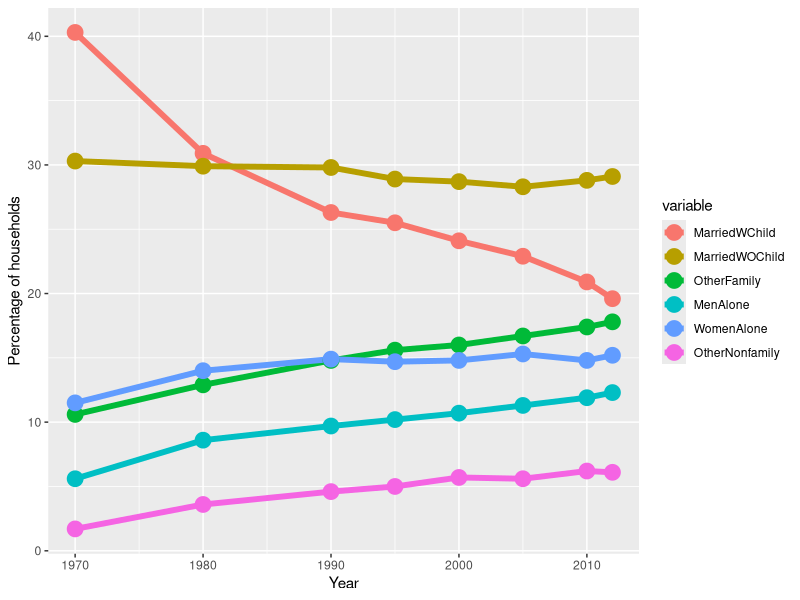

R code for this plot:
households = read.csv("households.csv")
str(households)

library(ggplot2)
library(reshape2)

households[,1:2]

head(melt(households, id = "Year"), n = 30)

ggplot(melt(households, id = "Year"), aes(x = Year, y = value, color = variable)) + geom_line(size = 2) + geom_point(size = 5) + ylab("Percentage of households")
